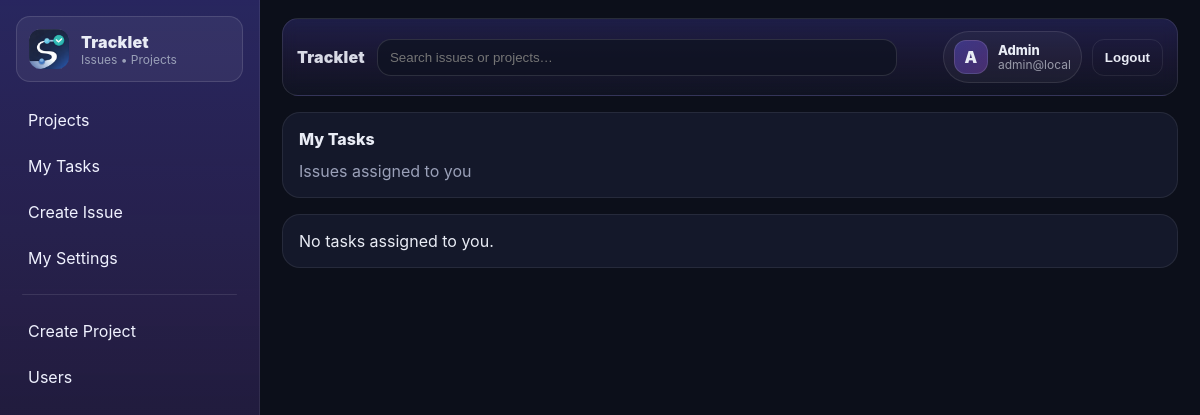
Before: /my-tasks (signed in) with the older database file.
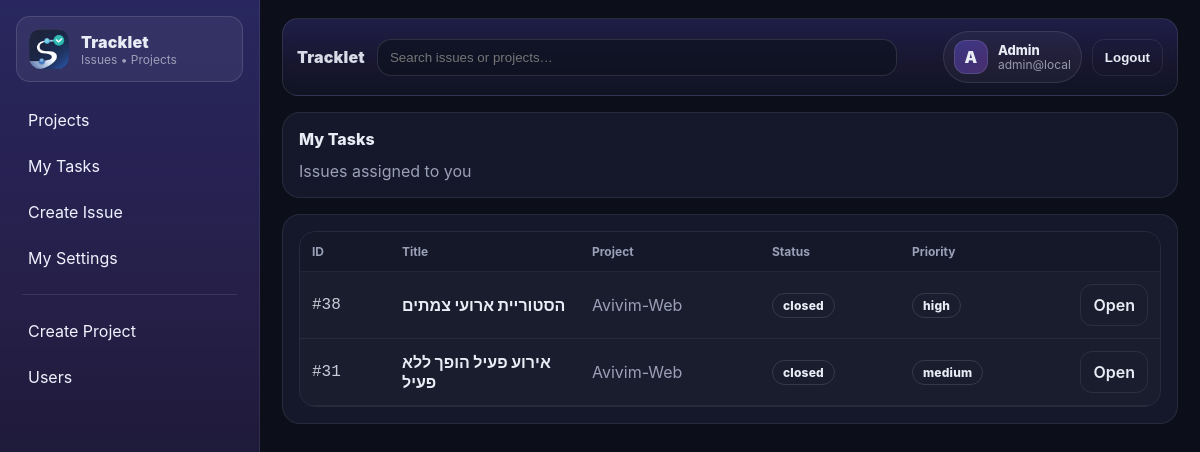
After: the same page with the newer database file.
### tables this page shows
CREATE TABLE issues (
  id INTEGER PRIMARY KEY AUTOINCREMENT,
  project_id INTEGER NOT NULL,
  title TEXT NOT NULL,
  description TEXT,
  status TEXT NOT NULL DEFAULT 'open',     -- open|in_progress|blocked|closed
  priority TEXT NOT NULL DEFAULT 'medium', -- low|medium|high|urgent
  reporter_id INTEGER NOT NULL,
  assignee_id INTEGER,
  created_at TEXT NOT NULL DEFAULT (datetime('now')),
  updated_at TEXT NOT NULL DEFAULT (datetime('now')),
  closed_at TEXT, due_date TEXT,
  FOREIGN KEY(project_id) REFERENCES projects(id),
  FOREIGN KEY(reporter_id) REFERENCES users(id),
  FOREIGN KEY(assignee_id) REFERENCES users(id)
);

CREATE TABLE projects (
  id INTEGER PRIMARY KEY AUTOINCREMENT,
  name TEXT NOT NULL,
  description TEXT,
  is_active INTEGER NOT NULL DEFAULT 1,

  -- GitHub repo reference (optional)
  github_owner TEXT,
  github_repo TEXT,
  github_default_branch TEXT DEFAULT 'main',
  github_repo_url TEXT,

  created_at TEXT NOT NULL DEFAULT (datetime('now'))
);

### app.py (the view)
@app.get("/my-tasks")
@login_required
def my_tasks():
    issues = get_my_tasks(int(current_user.id))
    return render_template("my_tasks.html", issues=issues)

### TrackletDB.py (called while the page is built)
def get_db_path() -> str:
    return settings.DB_PATH

def _ensure_parent(db_path: str) -> None:
    Path(db_path).parent.mkdir(parents=True, exist_ok=True)

def get_connection() -> sqlite3.Connection:
    db_path = get_db_path()
    _ensure_parent(db_path)
    conn = sqlite3.connect(db_path, detect_types=sqlite3.PARSE_DECLTYPES)
    conn.row_factory = sqlite3.Row
    conn.execute("PRAGMA foreign_keys = ON;")
    conn.execute("PRAGMA journal_mode = WAL;")
    return conn

def db_read_one(sql: str, params: tuple[Any, ...] = ()) -> Optional[sqlite3.Row]:
    conn = get_connection()
    try:
        cur = conn.cursor()
        cur.execute(sql, params)
        return cur.fetchone()
    finally:
        conn.close()

def db_read_all(sql: str, params: tuple[Any, ...] = ()) -> list[sqlite3.Row]:
    conn = get_connection()
    try:
        cur = conn.cursor()
        cur.execute(sql, params)
        return cur.fetchall()
    finally:
        conn.close()

def get_user_by_id(user_id: int) -> Optional[sqlite3.Row]:
    return db_read_one("SELECT * FROM users WHERE id=? AND is_active=1", (user_id,))

### app.py (called while the page is built)
@app.context_processor
def inject_settings():
    return {"settings": settings}

### templates/my_tasks.html
{% extends "layout.html" %}
{% set title = "My Tasks" %}
{% block content %}
<div class="card">
  <div class="card-title">My Tasks</div>
  <div class="muted">Issues assigned to you</div>
</div>
{% if not issues %}
  <div class="card">No tasks assigned to you.</div>
{% else %}
  <div class="card">
    <div class="table-wrap">
      <table class="table">
        <thead>
          <tr>
            <th style="width:90px;">ID</th>
            <th>Title</th>
            <th style="width:180px;">Project</th>
            <th style="width:140px;">Status</th>
            <th style="width:140px;">Priority</th>
            <th style="width:120px;"></th>
          </tr>
        </thead>
        <tbody>
          {% for i in issues %}
          <tr class="rowlink" data-href="{{ url_for('issue_view', issue_id=i.id) }}">
            <td class="mono">#{{ i.id }}</td>
            <td class="cell-strong">{{ i.title }}</td>
            <td class="muted">{{ i.project_name }}</td>
            <td><span class="pill">{{ i.status }}</span></td>
            <td><span class="pill pri-{{ i.priority }}">{{ i.priority }}</span></td>
            <td style="text-align:right;">
              <a class="btn btn-ghost btn-topbar" style="margin-bottom:0;"
                 href="{{ url_for('issue_view', issue_id=i.id) }}"
                 onclick="event.stopPropagation();">
                Open
              </a>
            </td>
          </tr>
          {% endfor %}
        </tbody>
      </table>
    </div>
  </div>
{% endif %}
{% endblock %}

Changed rows visible on the page:
added issues: id "38", title "הסטוריית ארועי צמתים", project_name "Avivim-Web", status "closed", priority "high"
added issues: id "31", title "אירוע פעיל הופך ללא פעיל", project_name "Avivim-Web", status "closed", priority "medium"
Other visible differences:
text no longer shown: "No tasks assigned to you."
text now shown: "ID Title Project Status Priority"
